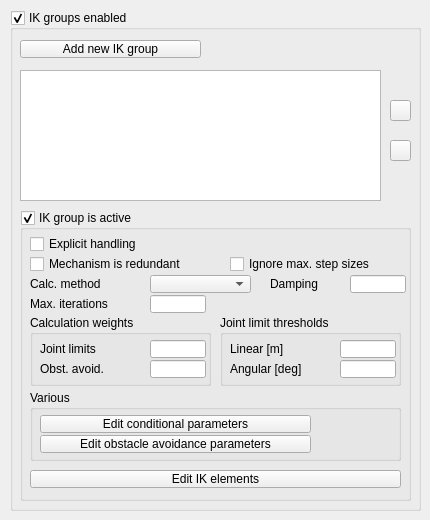
<?xml version="1.0" encoding="UTF-8"?>
<ui version="4.0">
 <class>CQDlgIk</class>
 <widget class="QDialog" name="CQDlgIk">
  <property name="geometry">
   <rect>
    <x>0</x>
    <y>0</y>
    <width>430</width>
    <height>520</height>
   </rect>
  </property>
  <property name="windowTitle">
   <string>Inverse Kinematics</string>
  </property>
  <property name="locale">
   <locale language="English" country="UnitedStates"/>
  </property>
  <widget class="QGroupBox" name="qqIkEnabled">
   <property name="geometry">
    <rect>
     <x>10</x>
     <y>10</y>
     <width>411</width>
     <height>501</height>
    </rect>
   </property>
   <property name="title">
    <string>IK groups enabled</string>
   </property>
   <property name="flat">
    <bool>false</bool>
   </property>
   <property name="checkable">
    <bool>true</bool>
   </property>
   <widget class="QToolButton" name="qqAddNewGroup">
    <property name="geometry">
     <rect>
      <x>10</x>
      <y>30</y>
      <width>181</width>
      <height>18</height>
     </rect>
    </property>
    <property name="focusPolicy">
     <enum>Qt::StrongFocus</enum>
    </property>
    <property name="text">
     <string>Add new IK group</string>
    </property>
   </widget>
   <widget class="QListWidget" name="qqList">
    <property name="geometry">
     <rect>
      <x>10</x>
      <y>60</y>
      <width>361</width>
      <height>131</height>
     </rect>
    </property>
   </widget>
   <widget class="QToolButton" name="qqUp">
    <property name="geometry">
     <rect>
      <x>380</x>
      <y>90</y>
      <width>21</width>
      <height>21</height>
     </rect>
    </property>
    <property name="focusPolicy">
     <enum>Qt::StrongFocus</enum>
    </property>
    <property name="text">
     <string/>
    </property>
    <property name="icon">
     <iconset resource="../variousImageFiles.qrc">
      <normaloff>:/variousImageFiles/upArrow.png</normaloff>:/variousImageFiles/upArrow.png</iconset>
    </property>
   </widget>
   <widget class="QToolButton" name="qqDown">
    <property name="geometry">
     <rect>
      <x>380</x>
      <y>130</y>
      <width>21</width>
      <height>21</height>
     </rect>
    </property>
    <property name="focusPolicy">
     <enum>Qt::StrongFocus</enum>
    </property>
    <property name="text">
     <string/>
    </property>
    <property name="icon">
     <iconset resource="../variousImageFiles.qrc">
      <normaloff>:/variousImageFiles/downArrow.png</normaloff>:/variousImageFiles/downArrow.png</iconset>
    </property>
   </widget>
   <widget class="QGroupBox" name="qqGroupIsActive">
    <property name="geometry">
     <rect>
      <x>10</x>
      <y>200</y>
      <width>391</width>
      <height>291</height>
     </rect>
    </property>
    <property name="title">
     <string>IK group is active</string>
    </property>
    <property name="flat">
     <bool>false</bool>
    </property>
    <property name="checkable">
     <bool>true</bool>
    </property>
    <widget class="QCheckBox" name="qqExplicitHandling">
     <property name="geometry">
      <rect>
       <x>10</x>
       <y>25</y>
       <width>191</width>
       <height>18</height>
      </rect>
     </property>
     <property name="focusPolicy">
      <enum>Qt::StrongFocus</enum>
     </property>
     <property name="text">
      <string>Explicit handling</string>
     </property>
    </widget>
    <widget class="QCheckBox" name="qqRedundant">
     <property name="geometry">
      <rect>
       <x>10</x>
       <y>45</y>
       <width>201</width>
       <height>18</height>
      </rect>
     </property>
     <property name="focusPolicy">
      <enum>Qt::StrongFocus</enum>
     </property>
     <property name="text">
      <string>Mechanism is redundant</string>
     </property>
    </widget>
    <widget class="QLabel" name="label">
     <property name="geometry">
      <rect>
       <x>10</x>
       <y>65</y>
       <width>121</width>
       <height>18</height>
      </rect>
     </property>
     <property name="text">
      <string>Calc. method</string>
     </property>
    </widget>
    <widget class="QComboBox" name="qqCalcMethodCombo">
     <property name="geometry">
      <rect>
       <x>130</x>
       <y>65</y>
       <width>101</width>
       <height>18</height>
      </rect>
     </property>
    </widget>
    <widget class="QLabel" name="label_2">
     <property name="geometry">
      <rect>
       <x>250</x>
       <y>65</y>
       <width>81</width>
       <height>18</height>
      </rect>
     </property>
     <property name="text">
      <string>Damping</string>
     </property>
    </widget>
    <widget class="QLineEdit" name="qqDamping">
     <property name="geometry">
      <rect>
       <x>330</x>
       <y>65</y>
       <width>56</width>
       <height>18</height>
      </rect>
     </property>
    </widget>
    <widget class="QLabel" name="label_3">
     <property name="geometry">
      <rect>
       <x>10</x>
       <y>85</y>
       <width>121</width>
       <height>18</height>
      </rect>
     </property>
     <property name="text">
      <string>Max. iterations</string>
     </property>
    </widget>
    <widget class="QLineEdit" name="qqMaxIterations">
     <property name="geometry">
      <rect>
       <x>130</x>
       <y>85</y>
       <width>56</width>
       <height>18</height>
      </rect>
     </property>
    </widget>
    <widget class="QCheckBox" name="qqIgnoreMaxStepSizes">
     <property name="geometry">
      <rect>
       <x>210</x>
       <y>45</y>
       <width>181</width>
       <height>18</height>
      </rect>
     </property>
     <property name="focusPolicy">
      <enum>Qt::StrongFocus</enum>
     </property>
     <property name="text">
      <string>Ignore max. step sizes</string>
     </property>
    </widget>
    <widget class="QGroupBox" name="groupBox_4">
     <property name="geometry">
      <rect>
       <x>10</x>
       <y>105</y>
       <width>181</width>
       <height>71</height>
      </rect>
     </property>
     <property name="title">
      <string>Calculation weights</string>
     </property>
     <property name="flat">
      <bool>false</bool>
     </property>
     <widget class="QLineEdit" name="qqWeightJointLimits">
      <property name="geometry">
       <rect>
        <x>120</x>
        <y>25</y>
        <width>56</width>
        <height>18</height>
       </rect>
      </property>
     </widget>
     <widget class="QLabel" name="label_4">
      <property name="geometry">
       <rect>
        <x>10</x>
        <y>25</y>
        <width>111</width>
        <height>18</height>
       </rect>
      </property>
      <property name="text">
       <string>Joint limits</string>
      </property>
     </widget>
     <widget class="QLineEdit" name="qqWeightObstacleAvoidance">
      <property name="geometry">
       <rect>
        <x>120</x>
        <y>45</y>
        <width>56</width>
        <height>18</height>
       </rect>
      </property>
     </widget>
     <widget class="QLabel" name="label_5">
      <property name="geometry">
       <rect>
        <x>10</x>
        <y>45</y>
        <width>111</width>
        <height>18</height>
       </rect>
      </property>
      <property name="text">
       <string>Obst. avoid.</string>
      </property>
     </widget>
    </widget>
    <widget class="QGroupBox" name="groupBox_5">
     <property name="geometry">
      <rect>
       <x>200</x>
       <y>105</y>
       <width>181</width>
       <height>71</height>
      </rect>
     </property>
     <property name="title">
      <string>Joint limit thresholds</string>
     </property>
     <property name="flat">
      <bool>false</bool>
     </property>
     <widget class="QLineEdit" name="qqThresholdLinear">
      <property name="geometry">
       <rect>
        <x>120</x>
        <y>25</y>
        <width>56</width>
        <height>18</height>
       </rect>
      </property>
     </widget>
     <widget class="QLabel" name="label_6">
      <property name="geometry">
       <rect>
        <x>10</x>
        <y>25</y>
        <width>111</width>
        <height>18</height>
       </rect>
      </property>
      <property name="text">
       <string>Linear [m]</string>
      </property>
     </widget>
     <widget class="QLineEdit" name="qqThresholdAngular">
      <property name="geometry">
       <rect>
        <x>120</x>
        <y>45</y>
        <width>56</width>
        <height>18</height>
       </rect>
      </property>
     </widget>
     <widget class="QLabel" name="label_7">
      <property name="geometry">
       <rect>
        <x>10</x>
        <y>45</y>
        <width>111</width>
        <height>18</height>
       </rect>
      </property>
      <property name="text">
       <string>Angular [deg]</string>
      </property>
     </widget>
    </widget>
    <widget class="QGroupBox" name="groupBox_6">
     <property name="geometry">
      <rect>
       <x>10</x>
       <y>180</y>
       <width>371</width>
       <height>71</height>
      </rect>
     </property>
     <property name="title">
      <string>Various</string>
     </property>
     <property name="flat">
      <bool>false</bool>
     </property>
     <widget class="QToolButton" name="qqEditConditional">
      <property name="geometry">
       <rect>
        <x>10</x>
        <y>25</y>
        <width>271</width>
        <height>18</height>
       </rect>
      </property>
      <property name="focusPolicy">
       <enum>Qt::StrongFocus</enum>
      </property>
      <property name="text">
       <string>Edit conditional parameters</string>
      </property>
     </widget>
     <widget class="QToolButton" name="qqEditObstacleAvoidance">
      <property name="geometry">
       <rect>
        <x>10</x>
        <y>45</y>
        <width>271</width>
        <height>18</height>
       </rect>
      </property>
      <property name="focusPolicy">
       <enum>Qt::StrongFocus</enum>
      </property>
      <property name="text">
       <string>Edit obstacle avoidance parameters</string>
      </property>
     </widget>
    </widget>
    <widget class="QToolButton" name="qqEditIkElements">
     <property name="geometry">
      <rect>
       <x>10</x>
       <y>260</y>
       <width>371</width>
       <height>18</height>
      </rect>
     </property>
     <property name="focusPolicy">
      <enum>Qt::StrongFocus</enum>
     </property>
     <property name="text">
      <string>Edit IK elements</string>
     </property>
    </widget>
   </widget>
  </widget>
 </widget>
 <tabstops>
  <tabstop>qqIkEnabled</tabstop>
  <tabstop>qqAddNewGroup</tabstop>
  <tabstop>qqList</tabstop>
  <tabstop>qqUp</tabstop>
  <tabstop>qqDown</tabstop>
  <tabstop>qqGroupIsActive</tabstop>
  <tabstop>qqExplicitHandling</tabstop>
  <tabstop>qqRedundant</tabstop>
  <tabstop>qqIgnoreMaxStepSizes</tabstop>
  <tabstop>qqCalcMethodCombo</tabstop>
  <tabstop>qqDamping</tabstop>
  <tabstop>qqMaxIterations</tabstop>
  <tabstop>qqWeightJointLimits</tabstop>
  <tabstop>qqWeightObstacleAvoidance</tabstop>
  <tabstop>qqThresholdLinear</tabstop>
  <tabstop>qqThresholdAngular</tabstop>
  <tabstop>qqEditConditional</tabstop>
  <tabstop>qqEditObstacleAvoidance</tabstop>
  <tabstop>qqEditIkElements</tabstop>
 </tabstops>
 <resources>
  <include location="../variousImageFiles.qrc"/>
 </resources>
 <connections/>
</ui>
